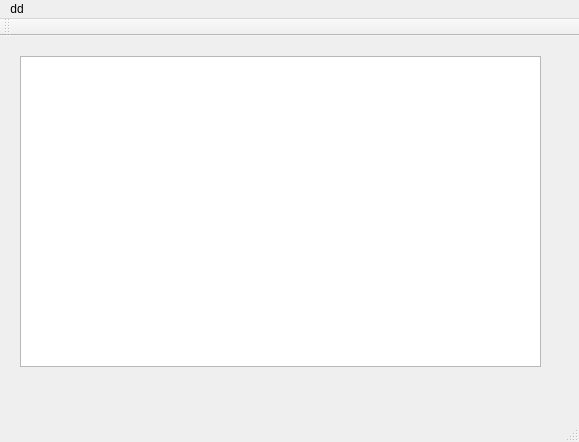
<?xml version="1.0" encoding="UTF-8"?>
<ui version="4.0">
 <class>MainWindow</class>
 <widget class="QMainWindow" name="MainWindow">
  <property name="geometry">
   <rect>
    <x>0</x>
    <y>0</y>
    <width>579</width>
    <height>442</height>
   </rect>
  </property>
  <property name="windowTitle">
   <string>MainWindow</string>
  </property>
  <widget class="QWidget" name="centralWidget">
   <widget class="QTextBrowser" name="textBrowser">
    <property name="geometry">
     <rect>
      <x>20</x>
      <y>20</y>
      <width>521</width>
      <height>311</height>
     </rect>
    </property>
   </widget>
  </widget>
  <widget class="QMenuBar" name="menuBar">
   <property name="geometry">
    <rect>
     <x>0</x>
     <y>0</y>
     <width>579</width>
     <height>23</height>
    </rect>
   </property>
   <widget class="QMenu" name="menuDd">
    <property name="title">
     <string>dd</string>
    </property>
    <addaction name="actionDd"/>
   </widget>
   <addaction name="menuDd"/>
  </widget>
  <widget class="QToolBar" name="mainToolBar">
   <attribute name="toolBarArea">
    <enum>TopToolBarArea</enum>
   </attribute>
   <attribute name="toolBarBreak">
    <bool>false</bool>
   </attribute>
  </widget>
  <widget class="QStatusBar" name="statusBar"/>
  <action name="actionDd">
   <property name="text">
    <string>dd</string>
   </property>
  </action>
 </widget>
 <layoutdefault spacing="6" margin="11"/>
 <resources/>
 <connections/>
</ui>
